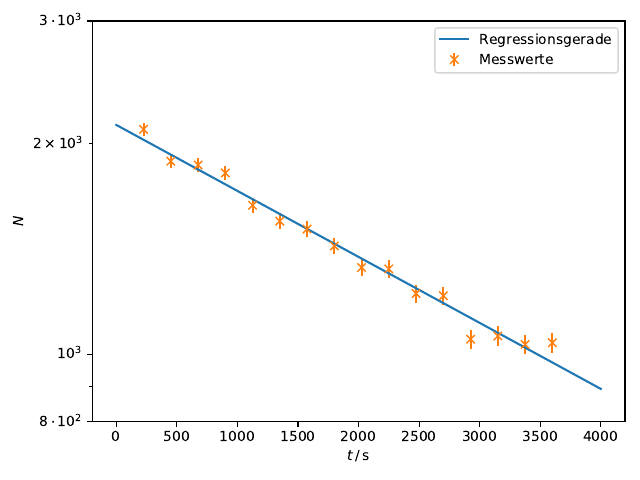

Python code for this plot:
import numpy as np
import uncertainties as unc
import uncertainties.unumpy as unp
from uncertainties.unumpy import (nominal_values as noms,
                                  std_devs as stds)
import matplotlib.pyplot as plt

from linregress import ulinregress

Delta_t_0 = np.genfromtxt('Delta_t_0.txt')
N_0 = np.genfromtxt('N_0.txt')
N_0 = unc.ufloat(N_0, np.sqrt(N_0))

Delta_t = np.genfromtxt('Delta_t.txt')
N_g = np.genfromtxt('N_g.txt', unpack=True)
N_g = unp.uarray(N_g, np.sqrt(N_g))

t = Delta_t * np.arange(1, len(N_g) + 1)
N = N_g - N_0 / Delta_t_0 * Delta_t

A, B = ulinregress(t, unp.log(N))
print(A, B, sep='\n')
lambda_ = -A
print("λ =", lambda_)

x = np.linspace(0, 4000)
plt.plot(x, np.exp(noms(A * x + B)), label='Regressionsgerade')
plt.errorbar(t, noms(N), yerr=stds(N), fmt='x', label='Messwerte')
plt.yscale('log', nonposy='clip')
plt.xlabel(r'$t \,/\, \mathrm{s}$')
plt.ylabel(r'$N$')
plt.ylim(8e2, 3e3)
plt.yticks([8e2, 1e3, 3e3], [r"$8 \cdot 10^2$", r"$10^3$", r"$3 \cdot 10^3$"])
plt.legend(loc='upper right')
plt.tight_layout()
plt.savefig('loesung.pdf')
